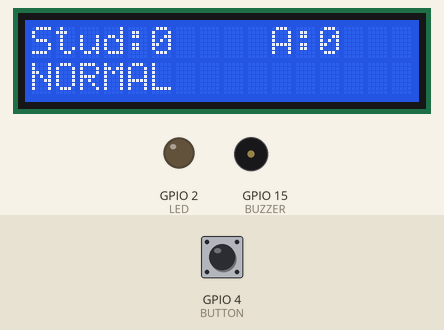
This sketch was run on a simulated ESP32. Shown: 16×2 character LCD, output pins drawn as LEDs (lit = HIGH), buzzer (waves = sounding, pin HIGH). The test bench sets the inputs (shaded band); at power-on: GPIO 4 (BUTTON) HIGH. What the sketch prints to the serial monitor is not drawn.

Above: at 3.2 s.
3.3 s: GPIO 4 (BUTTON) pulled LOW for 0.15 s
At 4.0 s:
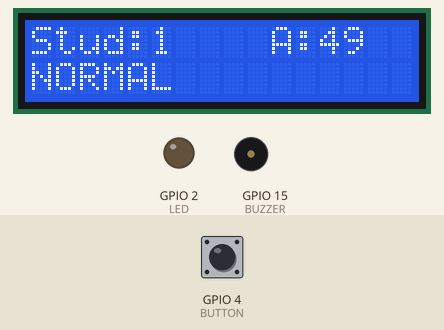
4.9 s: GPIO 4 (BUTTON) pulled LOW for 1 s
At 5.2 s:
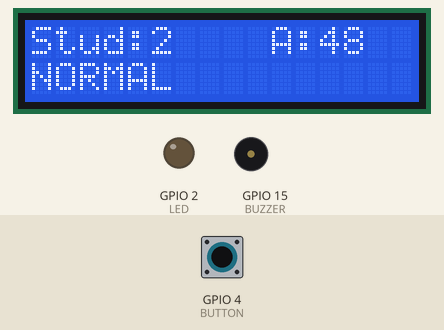
7.4 s: GPIO 4 (BUTTON) pulled LOW for 0.15 s
At 8.3 s:
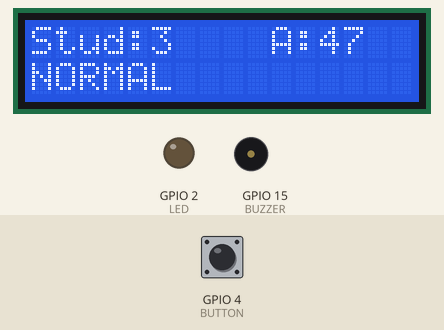
9.0 s: GPIO 4 (BUTTON) pulled LOW for 1 s
At 9.5 s:
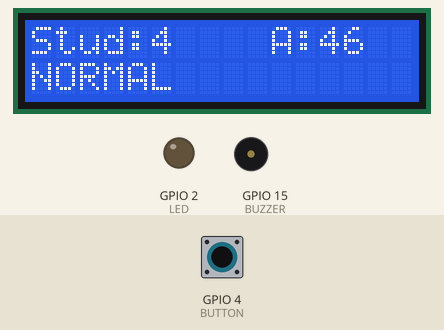
Timing chart, 0 to 12.0 s (numbered marks = the images above; inputs shaded):
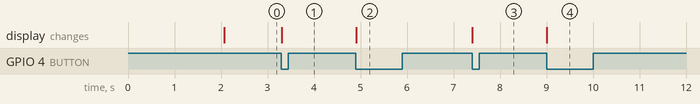

Measured:
- after the input at 3.3 s, the display: changes at once (image 1)
- after the input at 4.9 s, the display: changes at once (image 2)
- after the input at 7.4 s, the display: changes at once (image 3)
- after the input at 9.0 s, the display: changes at once (image 4)

The sketch:

sketch.ino
```cpp
#include <LiquidCrystal.h>

#define BUTTON 4
#define LED 2
#define BUZZER 15

LiquidCrystal lcd(21,22,19,23,25,26);

int students = 0;
int maxSeats = 50;
int availableSeats = 0;

int fullCount = 0;

void setup()
{
  Serial.begin(115200);

  pinMode(BUTTON, INPUT_PULLUP);
  pinMode(LED, OUTPUT);
  pinMode(BUZZER, OUTPUT);

  lcd.begin(16,2);

  lcd.setCursor(0,0);
  lcd.print("BUS MONITOR");
  lcd.setCursor(0,1);
  lcd.print("Starting...");

  delay(2000);
  lcd.clear();

  displayData();
}

void loop()
{
  if(digitalRead(BUTTON) == LOW)
  {
    students++;

    availableSeats = maxSeats - students;

    Serial.print("Students : ");
    Serial.println(students);

    Serial.print("Available Seats : ");
    Serial.println(availableSeats);

    displayData();

    while(digitalRead(BUTTON)==LOW)
    {
      delay(10);
    }

    delay(300);
  }
}

void displayData()
{
  lcd.clear();

  lcd.setCursor(0,0);
  lcd.print("Stud:");
  lcd.print(students);

  lcd.setCursor(10,0);
  lcd.print("A:");
  lcd.print(availableSeats);

  if(students > 50)
  {
    fullCount++;
  }
  else
  {
    fullCount = 0;
  }

  lcd.setCursor(0,1);

  if(fullCount >= 3)
  {
    lcd.print("FULL ALERT");

    digitalWrite(LED,HIGH);
    digitalWrite(BUZZER,HIGH);
  }
  else
  {
    lcd.print("NORMAL");

    digitalWrite(LED,LOW);
    digitalWrite(BUZZER,LOW);
  }
}
```
